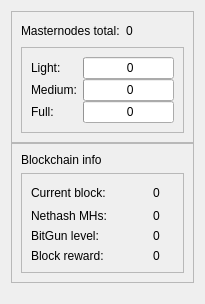
               <widget class="QWidget" name="TabInformation">
                <attribute name="title">
                 <string>Information</string>
                </attribute>
                <layout class="QVBoxLayout" name="verticalLayout_13">
                 <item>
                  <layout class="QVBoxLayout" name="verticalLayout_11">
                   <property name="spacing">
                    <number>0</number>
                   </property>
                   <item>
                    <layout class="QVBoxLayout" name="verticalLayout_16"/>
                   </item>
                   <item>
                    <widget class="QFrame" name="frameMnInfo">
                     <property name="minimumSize">
                      <size>
                       <width>0</width>
                       <height>100</height>
                      </size>
                     </property>
                     <property name="frameShape">
                      <enum>QFrame::StyledPanel</enum>
                     </property>
                     <property name="frameShadow">
                      <enum>QFrame::Raised</enum>
                     </property>
                     <layout class="QVBoxLayout" name="verticalLayout_17">
                      <item>
                       <layout class="QHBoxLayout" name="horizontalLayout_9">
                        <item>
                         <widget class="QLabel" name="labelMnTotal">
                          <property name="minimumSize">
                           <size>
                            <width>0</width>
                            <height>0</height>
                           </size>
                          </property>
                          <property name="maximumSize">
                           <size>
                            <width>16777215</width>
                            <height>16777215</height>
                           </size>
                          </property>
                          <property name="text">
                           <string>Masternodes total:</string>
                          </property>
                         </widget>
                        </item>
                        <item>
                         <widget class="QLabel" name="labelMnTotal_Value">
                          <property name="text">
                           <string>0</string>
                          </property>
                         </widget>
                        </item>
                        <item>
                         <spacer name="horizontalSpacer_7">
                          <property name="orientation">
                           <enum>Qt::Horizontal</enum>
                          </property>
                          <property name="sizeHint" stdset="0">
                           <size>
                            <width>40</width>
                            <height>20</height>
                           </size>
                          </property>
                         </spacer>
                        </item>
                       </layout>
                      </item>
                      <item>
                       <widget class="QFrame" name="frameMnInfoLevels">
                        <property name="minimumSize">
                         <size>
                          <width>0</width>
                          <height>80</height>
                         </size>
                        </property>
                        <property name="frameShape">
                         <enum>QFrame::StyledPanel</enum>
                        </property>
                        <property name="frameShadow">
                         <enum>QFrame::Raised</enum>
                        </property>
                        <layout class="QGridLayout" name="gridLayout_2">
                         <property name="horizontalSpacing">
                          <number>6</number>
                         </property>
                         <property name="verticalSpacing">
                          <number>0</number>
                         </property>
                         <item row="0" column="1">
                          <widget class="QProgressBar" name="graphMN1">
                           <property name="minimumSize">
                            <size>
                             <width>0</width>
                             <height>20</height>
                            </size>
                           </property>
                           <property name="maximumSize">
                            <size>
                             <width>16777215</width>
                             <height>16777215</height>
                            </size>
                           </property>
                           <property name="value">
                            <number>0</number>
                           </property>
                           <property name="format">
                            <string> %v</string>
                           </property>
                          </widget>
                         </item>
                         <item row="1" column="1">
                          <widget class="QProgressBar" name="graphMN2">
                           <property name="minimumSize">
                            <size>
                             <width>0</width>
                             <height>20</height>
                            </size>
                           </property>
                           <property name="maximumSize">
                            <size>
                             <width>16777215</width>
                             <height>16777215</height>
                            </size>
                           </property>
                           <property name="value">
                            <number>0</number>
                           </property>
                           <property name="format">
                            <string> %v</string>
                           </property>
                          </widget>
                         </item>
                         <item row="3" column="1">
                          <widget class="QProgressBar" name="graphMN3">
                           <property name="minimumSize">
                            <size>
                             <width>0</width>
                             <height>20</height>
                            </size>
                           </property>
                           <property name="maximumSize">
                            <size>
                             <width>16777215</width>
                             <height>16777215</height>
                            </size>
                           </property>
                           <property name="value">
                            <number>0</number>
                           </property>
                           <property name="format">
                            <string> %v</string>
                           </property>
                          </widget>
                         </item>
                         <item row="1" column="0">
                          <widget class="QLabel" name="label_2">
                           <property name="minimumSize">
                            <size>
                             <width>0</width>
                             <height>0</height>
                            </size>
                           </property>
                           <property name="maximumSize">
                            <size>
                             <width>16777215</width>
                             <height>16777215</height>
                            </size>
                           </property>
                           <property name="text">
                            <string>Medium:</string>
                           </property>
                          </widget>
                         </item>
                         <item row="3" column="0">
                          <widget class="QLabel" name="label_3">
                           <property name="minimumSize">
                            <size>
                             <width>0</width>
                             <height>0</height>
                            </size>
                           </property>
                           <property name="maximumSize">
                            <size>
                             <width>16777215</width>
                             <height>16777215</height>
                            </size>
                           </property>
                           <property name="text">
                            <string>Full:</string>
                           </property>
                          </widget>
                         </item>
                         <item row="0" column="0">
                          <widget class="QLabel" name="label">
                           <property name="minimumSize">
                            <size>
                             <width>0</width>
                             <height>0</height>
                            </size>
                           </property>
                           <property name="maximumSize">
                            <size>
                             <width>16777215</width>
                             <height>16777215</height>
                            </size>
                           </property>
                           <property name="text">
                            <string>Light:</string>
                           </property>
                          </widget>
                         </item>
                        </layout>
                       </widget>
                      </item>
                     </layout>
                    </widget>
                   </item>
                   <item>
                    <widget class="QFrame" name="frameBlockchainInfo">
                     <property name="minimumSize">
                      <size>
                       <width>0</width>
                       <height>100</height>
                      </size>
                     </property>
                     <property name="frameShape">
                      <enum>QFrame::StyledPanel</enum>
                     </property>
                     <property name="frameShadow">
                      <enum>QFrame::Raised</enum>
                     </property>
                     <layout class="QVBoxLayout" name="verticalLayout_18">
                      <item>
                       <widget class="QLabel" name="label_blockchaininfo">
                        <property name="text">
                         <string>Blockchain info</string>
                        </property>
                       </widget>
                      </item>
                      <item>
                       <widget class="QFrame" name="frameBlockchainInfoData">
                        <property name="minimumSize">
                         <size>
                          <width>0</width>
                          <height>0</height>
                         </size>
                        </property>
                        <property name="frameShape">
                         <enum>QFrame::StyledPanel</enum>
                        </property>
                        <property name="frameShadow">
                         <enum>QFrame::Raised</enum>
                        </property>
                        <layout class="QGridLayout" name="gridLayout_3">
                         <property name="verticalSpacing">
                          <number>6</number>
                         </property>
                         <item row="0" column="2">
                          <widget class="QLabel" name="label_CurrentBlock_value">
                           <property name="text">
                            <string>0</string>
                           </property>
                          </widget>
                         </item>
                         <item row="2" column="2">
                          <widget class="QLabel" name="label_CurrentBitGun_value">
                           <property name="text">
                            <string>0</string>
                           </property>
                          </widget>
                         </item>
                         <item row="0" column="0">
                          <widget class="QLabel" name="label_CurrentBlock">
                           <property name="minimumSize">
                            <size>
                             <width>0</width>
                             <height>0</height>
                            </size>
                           </property>
                           <property name="maximumSize">
                            <size>
                             <width>16777215</width>
                             <height>16777215</height>
                            </size>
                           </property>
                           <property name="text">
                            <string>Current block:</string>
                           </property>
                          </widget>
                         </item>
                         <item row="2" column="0">
                          <widget class="QLabel" name="label_CurrentBitGun">
                           <property name="minimumSize">
                            <size>
                             <width>0</width>
                             <height>0</height>
                            </size>
                           </property>
                           <property name="maximumSize">
                            <size>
                             <width>16777215</width>
                             <height>16777215</height>
                            </size>
                           </property>
                           <property name="text">
                            <string>BitGun level:</string>
                           </property>
                          </widget>
                         </item>
                         <item row="1" column="2">
                          <widget class="QLabel" name="label_Nethash_value">
                           <property name="text">
                            <string>0</string>
                           </property>
                          </widget>
                         </item>
                         <item row="3" column="0">
                          <widget class="QLabel" name="label_CurrentBlockReward">
                           <property name="text">
                            <string>Block reward:</string>
                           </property>
                          </widget>
                         </item>
                         <item row="1" column="0">
                          <widget class="QLabel" name="label_Nethash">
                           <property name="text">
                            <string>Nethash MHs:</string>
                           </property>
                          </widget>
                         </item>
                         <item row="3" column="2">
                          <widget class="QLabel" name="label_CurrentBlockReward_value">
                           <property name="text">
                            <string>0</string>
                           </property>
                          </widget>
                         </item>
                         <item row="0" column="1">
                          <spacer name="horizontalSpacer_6">
                           <property name="orientation">
                            <enum>Qt::Horizontal</enum>
                           </property>
                           <property name="sizeType">
                            <enum>QSizePolicy::Fixed</enum>
                           </property>
                           <property name="sizeHint" stdset="0">
                            <size>
                             <width>40</width>
                             <height>20</height>
                            </size>
                           </property>
                          </spacer>
                         </item>
                        </layout>
                       </widget>
                      </item>
                     </layout>
                    </widget>
                   </item>
                   <item>
                    <spacer name="verticalSpacer_2">
                     <property name="orientation">
                      <enum>Qt::Vertical</enum>
                     </property>
                     <property name="sizeHint" stdset="0">
                      <size>
                       <width>20</width>
                       <height>10</height>
                      </size>
                     </property>
                    </spacer>
                   </item>
                  </layout>
                 </item>
                </layout>
               </widget>
